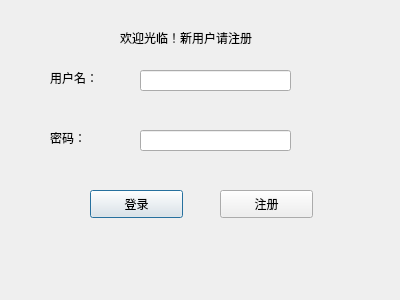
<?xml version="1.0" encoding="UTF-8"?>
<ui version="4.0">
 <class>log</class>
 <widget class="QDialog" name="log">
  <property name="geometry">
   <rect>
    <x>0</x>
    <y>0</y>
    <width>400</width>
    <height>300</height>
   </rect>
  </property>
  <property name="windowTitle">
   <string>登录界面</string>
  </property>
  <widget class="QPushButton" name="pushButton">
   <property name="geometry">
    <rect>
     <x>90</x>
     <y>190</y>
     <width>93</width>
     <height>28</height>
    </rect>
   </property>
   <property name="text">
    <string>登录</string>
   </property>
  </widget>
  <widget class="QPushButton" name="pushButton_2">
   <property name="geometry">
    <rect>
     <x>220</x>
     <y>190</y>
     <width>93</width>
     <height>28</height>
    </rect>
   </property>
   <property name="text">
    <string>注册</string>
   </property>
  </widget>
  <widget class="QLineEdit" name="lineEdit">
   <property name="geometry">
    <rect>
     <x>140</x>
     <y>70</y>
     <width>151</width>
     <height>21</height>
    </rect>
   </property>
  </widget>
  <widget class="QLineEdit" name="lineEdit_2">
   <property name="geometry">
    <rect>
     <x>140</x>
     <y>130</y>
     <width>151</width>
     <height>21</height>
    </rect>
   </property>
  </widget>
  <widget class="QLabel" name="label">
   <property name="geometry">
    <rect>
     <x>50</x>
     <y>70</y>
     <width>72</width>
     <height>15</height>
    </rect>
   </property>
   <property name="text">
    <string>用户名：</string>
   </property>
  </widget>
  <widget class="QLabel" name="label_2">
   <property name="geometry">
    <rect>
     <x>50</x>
     <y>130</y>
     <width>72</width>
     <height>15</height>
    </rect>
   </property>
   <property name="text">
    <string>密码：</string>
   </property>
  </widget>
  <widget class="QLabel" name="label_3">
   <property name="geometry">
    <rect>
     <x>120</x>
     <y>30</y>
     <width>171</width>
     <height>16</height>
    </rect>
   </property>
   <property name="text">
    <string>欢迎光临！新用户请注册</string>
   </property>
  </widget>
 </widget>
 <resources/>
 <connections/>
</ui>
